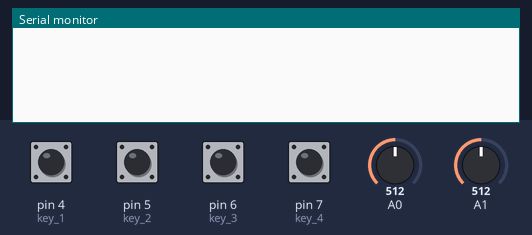
Bench run of a program on a simulated Arduino Leonardo, built with avr-gcc and run on an emulated ATmega32U4. Shown: the last lines printed to the serial monitor. The test bench sets the inputs (shaded band); at power-on: pin 4 (key_1), pin 5 (key_2), pin 6 (key_3), pin 7 (key_4) HIGH, A0 = 512, A1 = 512. USB keyboard and mouse output is not drawn.

Above: at 1.7 s.
1.8 s: pin 7 (key_4) pulled LOW for 0.15 s
At 2.7 s:
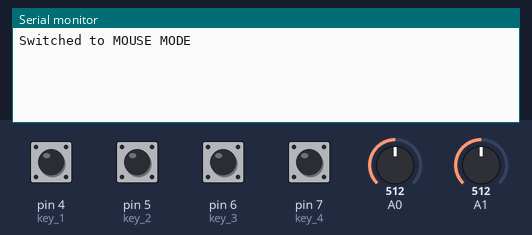
3.4 s: pin 7 (key_4) pulled LOW for 1 s
At 3.9 s:
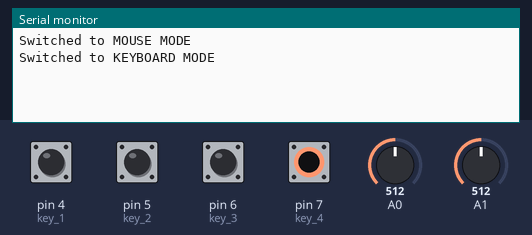

The program:

main.cpp
```cpp
#include <Arduino.h>
#include <Keyboard.h>
#include <Mouse.h>


// Debug
//#define DEBUG

// 定义GPIO
#define x_axis A0
#define y_axis A1
#define key_1 4
#define key_2 5
#define key_3 6
#define key_4 7

// 操作模式定义
enum class OperationMode {
  KEYBOARD_MODE,   // 键盘模式
  MOUSE_MODE       // 鼠标模式
};

OperationMode currentMode = OperationMode::KEYBOARD_MODE;

// 定义最大最小值变量
int a0_min = 1023;
int a0_max = 0;
int a1_min = 1023;
int a1_max = 0;

float maped_X;
float maped_Y;

// 定义按键按下和释放的延迟时间（毫秒）
const int pressDelay = 2;
const int intervalDelay = 1000;
const int key1Delay = 50;
const int key2Delay = 200;
const int key3Delay = 200;
const int key4Delay = 100;


// 记录初始角度
float previousAngle = 0;
float totalAngle = 0;
float stepAccumulator = 0;
int rotationTurns = 0;
const float angleDeadzone = 2.0; // 角度死区，减少微小波动

// 上一次的角度，用于计算差值
int last_angle_step = 0;
int step = 3.0;  //增量步

//鼠标滚轮速度：
int mouseWheelSpeed =1;

// 上次按键状态和防抖
int lastKey1State = HIGH;
unsigned long lastDebounceTime = 0;
const unsigned long debounceDelay = 50;

// 模拟按键按下和释放的函数
void pressKey(uint8_t key, uint8_t press_delay) {
  Keyboard.press(key); // 按下按键
  delay(press_delay); // 保持按下一段时间
  Keyboard.release(key); // 释放按键
}

// 切换操作模式
void toggleMode() {
  switch(currentMode) {
    case OperationMode::KEYBOARD_MODE:
      currentMode = OperationMode::MOUSE_MODE;
      Serial.println("Switched to MOUSE MODE");
      break;

    case OperationMode::MOUSE_MODE:
      currentMode = OperationMode::KEYBOARD_MODE;
      Serial.println("Switched to KEYBOARD MODE");
      break;
  }
}

// 处理按键输入
void handleKeys() {
  int currentKey1State = digitalRead(key_4);

  // 按键防抖处理
  if (currentKey1State != lastKey1State) {
    lastDebounceTime = millis();
  }

  if ((millis() - lastDebounceTime) > debounceDelay) {
    // 模式切换按键（key_1）
    if (currentKey1State == LOW) {
      toggleMode();
      // 等待按键释放，避免多次触发
      while(digitalRead(key_4) == LOW);
    }

    // 根据当前模式处理其他按键
    switch(currentMode) {
      case OperationMode::KEYBOARD_MODE:
        // 按键4：左键点击 + 删除
        if(digitalRead(key_3) == LOW){
          Mouse.press(MOUSE_LEFT);
          delay(10);
          Mouse.release(MOUSE_LEFT);
          pressKey(KEY_DELETE, key4Delay);
        }

        // 按键2：下箭头
        if(digitalRead(key_1) == LOW){
          pressKey(KEY_DOWN_ARROW, key2Delay);
        }

        // 按键3：上箭头
        if(digitalRead(key_2) == LOW){
          pressKey(KEY_UP_ARROW, key3Delay);
        }
        break;

      case OperationMode::MOUSE_MODE:
        // 按键4：鼠标左键
        if(digitalRead(key_3) == LOW){
          Mouse.press(MOUSE_LEFT);
          delay(10);
          Mouse.release(MOUSE_LEFT);
        }

        // Chrom：返回
        if(digitalRead(key_2) == LOW){
          Keyboard.press(KEY_LEFT_ALT);
          Keyboard.press(KEY_LEFT_ARROW);
          delay(10);
          Keyboard.releaseAll();
        }

        // Chrom：向前
        if(digitalRead(key_1) == LOW){
          Keyboard.press(KEY_LEFT_ALT);
          Keyboard.press(KEY_RIGHT_ARROW);
          delay(10);
          Keyboard.releaseAll();
        }
        break;
    }
  }

  lastKey1State = currentKey1State;
}

void handleRotation(){
  // 读取 A0 和 A1 引脚的模拟值（范围 0~1023）
  int adcValueX = analogRead(A0);
  int adcValueY = analogRead(A1);
  if(digitalRead(key_3) == LOW){
    Mouse.press(MOUSE_LEFT);
    delay(10);  // 点击持续时间
    Mouse.release(MOUSE_LEFT);
    pressKey(KEY_DELETE,100);
  }
  if(digitalRead(key_1) == LOW){
    pressKey(KEY_DOWN_ARROW,200);
  }
  if(digitalRead(key_2) == LOW){
    pressKey(KEY_UP_ARROW,200);
  }
  if(digitalRead(key_1) == LOW){

  }

  adcValueX = constrain(adcValueX, 130, 920);
  adcValueY = constrain(adcValueY, 12, 1011);

  maped_X = map(adcValueX,130,920,0,1023)-511;
  maped_Y = map(adcValueY,12,1011,0,1023)-511;

  float angle_rad = atan2(maped_Y, maped_X);  // 正确顺序是 atan2(y, x)
  float angle_deg = angle_rad * 180.0 / PI;

  // int delta = abs(angle_deg - last_valid_angle);
  // 如果突变幅度太大，说明这次是异常值
  // if (delta > 30) {  // 你可以根据实际情况调整阈值，比如 20°
  //   angle_deg = last_valid_angle;  // 保持上一次的值
  // } else {
  //   last_valid_angle = angle_deg;
  // }

  float angle_increment = angle_deg - previousAngle;

  // 正确处理跨 0 度：差值范围限制在 -180 到 +180
  if (angle_increment > 180)
  {
    angle_increment -= 360;
  }  else if (angle_increment < -180)
  {
    angle_increment += 360;
  }

  // 累积模拟角度
  totalAngle += angle_increment;
  stepAccumulator += angle_increment;
  previousAngle = angle_deg;

  switch(currentMode){
    case OperationMode::KEYBOARD_MODE:
      if (stepAccumulator >= step) {
        // 右
        pressKey(KEY_RIGHT_ARROW,pressDelay);
        stepAccumulator = 0;
      } else if (stepAccumulator <= -step) {
        // 左
        pressKey(KEY_LEFT_ARROW,pressDelay);
        stepAccumulator = 0;
      }
      break;
    case OperationMode::MOUSE_MODE:
      if (stepAccumulator >= step) {
        Mouse.move(0, 0, -mouseWheelSpeed); // 下滚
        stepAccumulator = 0;
      } else if (stepAccumulator <= -step) {
        Mouse.move(0, 0, mouseWheelSpeed);  // 上滚
        stepAccumulator = 0;
      }
      break;
  }
}

void setup() {

  #ifdef DEBUG
    // 初始化串口通讯
    Serial.begin(250000);
  #endif

  Keyboard.begin();   //Unlike Arduino Keyboard.h, you must use begin.
  Mouse.begin();

  pinMode(key_1,INPUT_PULLUP);
  pinMode(key_2,INPUT_PULLUP);
  pinMode(key_3,INPUT_PULLUP);
  pinMode(key_4,INPUT_PULLUP);

  delay(500);  // 等待USB启动
}

void loop() {

    // 处理按键输入
  handleKeys();

  handleRotation();


  // // 更新 A0 最大最小值
  // if (adcValueX < a0_min) a0_min = adcValueX;
  // if (adcValueX > a0_max) a0_max = adcValueX;

  // // 更新 A1 最大最小值
  // if (adcValueY < a1_min) a1_min = adcValueY;
  // if (adcValueY > a1_max) a1_max = adcValueY;
#ifdef DEBUG
  // 打印结果
  Serial.print("X: ");
  Serial.print(a0_min);
  Serial.print(",");
  Serial.print(a0_max);
  Serial.print(",");
  Serial.print(maped_X);
  Serial.print("  |  Y: ");
  Serial.print(a1_min);
  Serial.print(",");
  Serial.print(a1_max);
  Serial.print(",");
  Serial.print(maped_Y);
  Serial.print("step:,");
  Serial.print(stepAccumulator);
  // Serial.print("Angle:,");
  // Serial.print(angle_deg);
  // Serial.print(", Angle Increment:,");
  // Serial.print(angle_increment);
  Serial.print(", previouse angle:,");
  Serial.print(previousAngle);
  Serial.print(", Angle:,");
  Serial.println(totalAngle);


#endif

  // 延时 1 毫秒，避免输出过快
  delay(1);
}
    
```

Measured:
- after the input at 1.8 s, the serial monitor: prints a new line after 0.05 s (image 1)
- after the input at 3.4 s, the serial monitor: prints a new line after 0.05 s (image 2)
